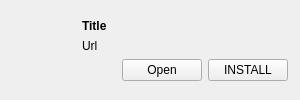
<?xml version="1.0" encoding="UTF-8"?>
<ui version="4.0">
 <class>BewStoreItemWidget</class>
 <widget class="QWidget" name="BewStoreItemWidget">
  <property name="geometry">
   <rect>
    <x>0</x>
    <y>0</y>
    <width>300</width>
    <height>100</height>
   </rect>
  </property>
  <property name="minimumSize">
   <size>
    <width>250</width>
    <height>100</height>
   </size>
  </property>
  <property name="maximumSize">
   <size>
    <width>300</width>
    <height>100</height>
   </size>
  </property>
  <property name="cursor">
   <cursorShape>PointingHandCursor</cursorShape>
  </property>
  <property name="windowTitle">
   <string>Form</string>
  </property>
  <layout class="QHBoxLayout" name="horizontalLayout">
   <property name="leftMargin">
    <number>12</number>
   </property>
   <property name="topMargin">
    <number>12</number>
   </property>
   <property name="rightMargin">
    <number>12</number>
   </property>
   <property name="bottomMargin">
    <number>12</number>
   </property>
   <item>
    <widget class="QLabel" name="image">
     <property name="minimumSize">
      <size>
       <width>64</width>
       <height>64</height>
      </size>
     </property>
     <property name="maximumSize">
      <size>
       <width>64</width>
       <height>64</height>
      </size>
     </property>
     <property name="text">
      <string/>
     </property>
     <property name="scaledContents">
      <bool>true</bool>
     </property>
    </widget>
   </item>
   <item>
    <layout class="QVBoxLayout" name="verticalLayout">
     <item>
      <spacer name="verticalSpacer">
       <property name="orientation">
        <enum>Qt::Vertical</enum>
       </property>
       <property name="sizeHint" stdset="0">
        <size>
         <width>20</width>
         <height>40</height>
        </size>
       </property>
      </spacer>
     </item>
     <item>
      <widget class="QLabel" name="title">
       <property name="font">
        <font>
         <bold>true</bold>
        </font>
       </property>
       <property name="text">
        <string>Title</string>
       </property>
       <property name="wordWrap">
        <bool>true</bool>
       </property>
      </widget>
     </item>
     <item>
      <widget class="QLabel" name="url">
       <property name="text">
        <string>Url</string>
       </property>
       <property name="wordWrap">
        <bool>true</bool>
       </property>
      </widget>
     </item>
     <item>
      <layout class="QHBoxLayout" name="horizontalLayout_2">
       <item>
        <spacer name="horizontalSpacer">
         <property name="orientation">
          <enum>Qt::Horizontal</enum>
         </property>
         <property name="sizeHint" stdset="0">
          <size>
           <width>40</width>
           <height>20</height>
          </size>
         </property>
        </spacer>
       </item>
       <item>
        <widget class="QPushButton" name="openBtn">
         <property name="text">
          <string>Open</string>
         </property>
        </widget>
       </item>
       <item>
        <widget class="QPushButton" name="installBtn">
         <property name="text">
          <string>INSTALL</string>
         </property>
        </widget>
       </item>
      </layout>
     </item>
     <item>
      <spacer name="verticalSpacer_2">
       <property name="orientation">
        <enum>Qt::Vertical</enum>
       </property>
       <property name="sizeHint" stdset="0">
        <size>
         <width>20</width>
         <height>40</height>
        </size>
       </property>
      </spacer>
     </item>
    </layout>
   </item>
  </layout>
 </widget>
 <resources/>
 <connections/>
</ui>
